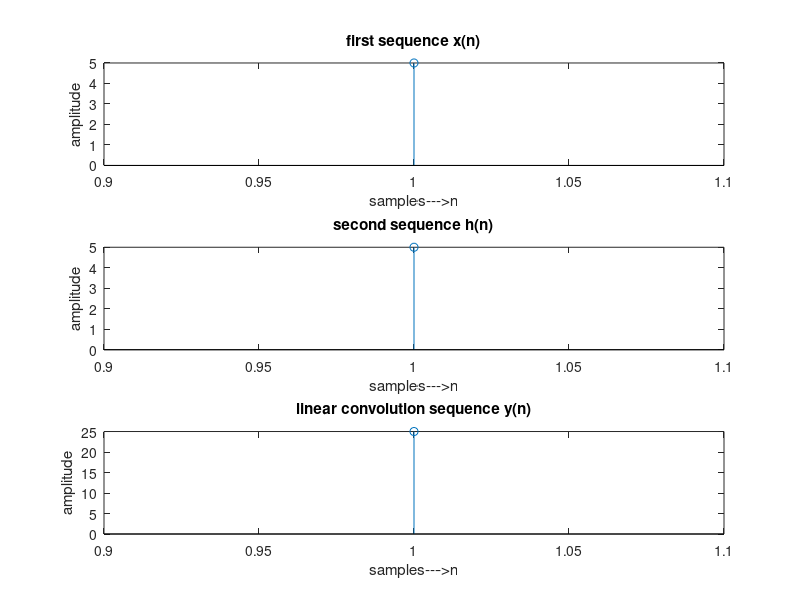

Here is the MATLAB script that generated this plot:
%linear convolution of two sequences
clc;
clear all;
close all;
%define the input sequence
x=input('enter the first sequence x(n)');
h=input('enter the second sequence h(n)');
%define the length of sequences
p=length(x);
q=length(h);
%append the zeros;
X=[x,zeros(1,q-1)];
H=[h,zeros(1,p-1)];
%perform the linear convolution
for n=1:p+q-1
    y(n)=0;
    for k=1:p
        if(n-k+1>0)
            y(n)=y(n)+X(k)*H(n-k+1);
        end
    end
end
disp('linear convolution of two sequences is y(n) =');
disp(y);
%plot the first input sequence x(n)
subplot(3,1,1);
stem(x);
xlabel('samples--->n');
ylabel('amplitude');
title('first sequence x(n)');
%plot the second input sequence h(n)
subplot(3,1,2);
stem(h);
xlabel('samples--->n');
ylabel('amplitude');
title('second sequence h(n)');
%plot the linear convolution sequence sequence y(n)=x(n)*h(n)
subplot(3,1,3);
stem(y);
xlabel('samples--->n');
ylabel('amplitude');
title('linear convolution sequence y(n)');
